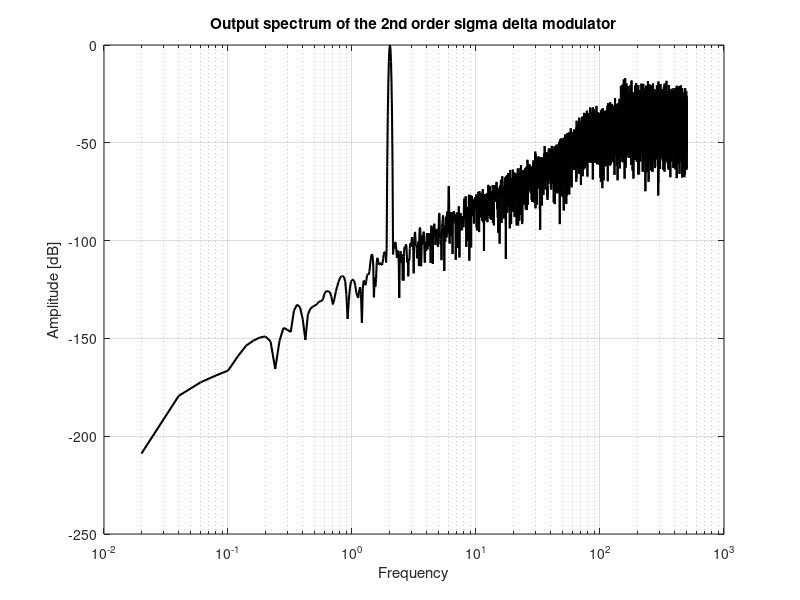
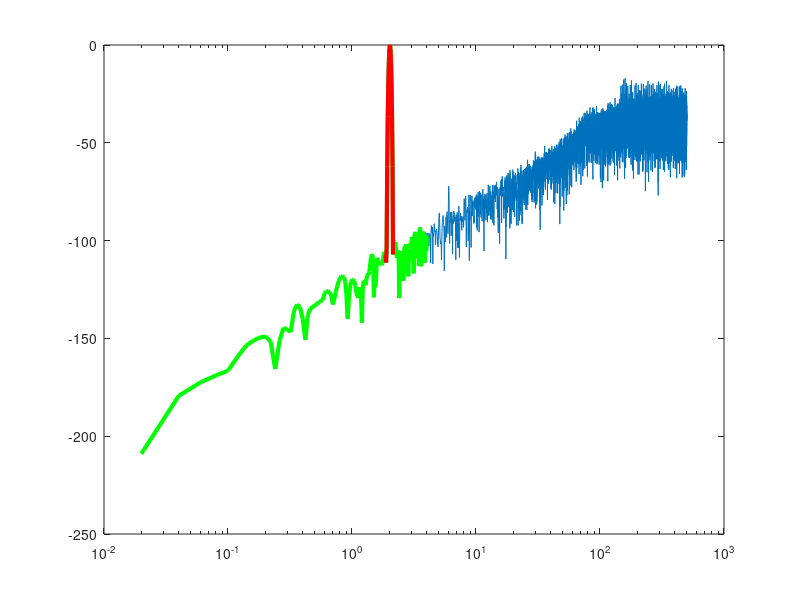

These charts were generated, in order, by the following MATLAB code: (Note: this script raises an error after producing the figures.)
clc;clear all; close all;

% Input signal definition
fin = 2.003; % input frequency
amplitude = 0.7;
offset = 0.0;
fb  = 4;     % signal bandwidth
fs  = 1000;  % sampling frequency

% Define the sinusoid input signal applied to the input of the modulator
nr_periods = 100;
nr_points = ceil(nr_periods*fs/fin);
in = offset + amplitude*sin(2*pi*[1:nr_points]/(fs/fin));

% Locaate the bins related to the main tone, as well as the inband bins
fres = fs/nr_points;
maintone = round(fin/fres);
signal_bins = [maintone-7:maintone+7];
inband_bins = [1:round(fb/fres)];
noise_bins = setdiff(inband_bins,signal_bins);

% w2 is the second accumulator's output
% w1 is the first accumulator's output
% a is the stabilizing zero coefficient
% Pre-allocate and initialize array variables => faster code
y  = zeros(1,nr_points); y(1) = 1;
w1 = y;  w1(1) = 0;
w2 = y;  w2(1) = 0;
a = 1;

%************************************************************************
% The main loop simulating the second order loop
for i = 2:nr_points,
    w2(i) = w2(i-1) + w1(i-1) - a*y(i-1);
    y(i) = 2*(w2(i)>=0)-1;
    w1(i) = w1(i-1) + in(i) - y(i);
end

% Calculate bitstream FFT, signal and noise powers, and SNR
ffty = (fft(y'.*(kaiser(length(y),20)))); % window output and compute FFT 

% To increase speed determine ONLY the power in the INBAND bins
inband_power = ffty(inband_bins).*conj(ffty(inband_bins));  
signal_power = sum(inband_power(signal_bins)); % sum signal power
noise_power  = sum(inband_power(noise_bins));  % sum noise power

disp('Signal to noise ratio:');
SNR  = 10*log10(signal_power/noise_power) % calculate SNR in dB

%************************************************************************
% Display the output spectrum of the modulator
%************************************************************************
ffty_magn = abs(ffty);
ffty_dB = 20*log10(ffty_magn/max(ffty_magn)); % Scale the spectrum

figure(1); semilogx((1:nr_points/2)*fres,ffty_dB(1:nr_points/2),'-k','LineWidth',1.5);
xlabel('Frequency'); ylabel('Amplitude [dB]'); grid on;
title('Output spectrum of the 2nd order sigma delta modulator'); 

figure(2); semilogx((1:nr_points/2)*fres,ffty_dB(1:nr_points/2));   
hold on;
plot(inband_bins*fres,ffty_dB(inband_bins),'g','LineWidth',3);
plot(signal_bins*fres,ffty_dB(signal_bins),'r','LineWidth',3);
hold off;
legend('Full spectrum','Inband Bins','Main tone', 4);
xlabel('frequency'); ylabel('Amplitude'); grid on;
